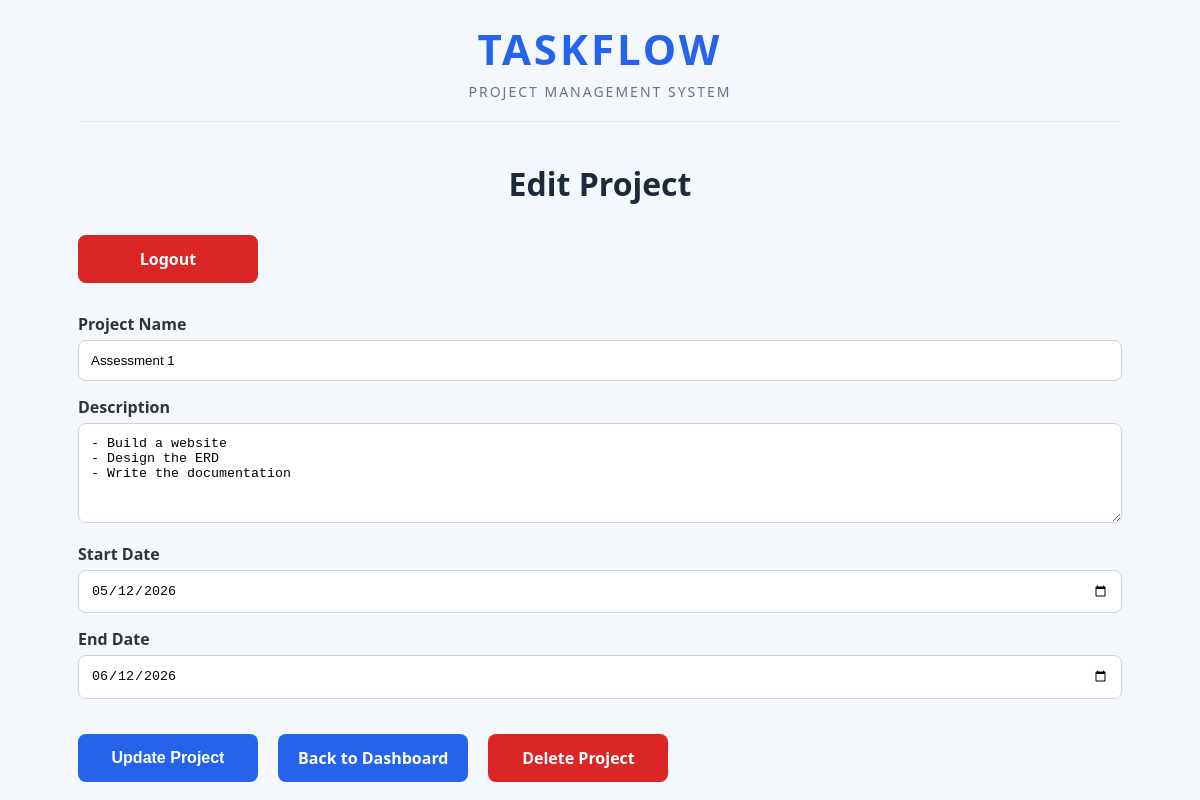
Screenshot of /edit_project.php?id=2 (signed in) with the database file from the repository.
### tables this page shows
CREATE TABLE `projects` (
  `project_id` int(11) NOT NULL,
  `project_name` varchar(255) NOT NULL,
  `description` text DEFAULT NULL,
  `start_date` date DEFAULT NULL,
  `end_date` date DEFAULT NULL,
  `status` enum('Not Started','In Progress','Completed') DEFAULT 'Not Started',
  `user_id` int(11) NOT NULL
);

### edit_project.php (the view, shortened to what this page needs)
<?php
include("db.php");
$project_id = $_GET['id'];
$sql = "SELECT * FROM projects
        WHERE project_id='$project_id'";
$result = mysqli_query($conn, $sql);
$project = mysqli_fetch_assoc($result);
?>
<!DOCTYPE html>
<html>
<head>
    <link rel="stylesheet" href="style.css?v=<?php echo time(); ?>">
</head>
<body>
<div class="container">
    <div class="app-header">
        <div>
            <a href="dashboard.php" class="brand-logo">
                TASKFLOW
            </a>
            <div class="brand-subtitle">
                Project Management System
            </div>
        </div>
    </div>
    <h1>Edit Project</h1>
    <div class="top-buttons">
        <a href="logout.php" class="btn logout-btn">
            Logout
        </a>
    </div>
    <form method="POST">
        <label>Project Name</label>
        <input type="text"
               name="project_name"
               value="<?php echo $project['project_name']; ?>"
               required>
        <label>Description</label>
        <textarea name="description"><?php echo $project['description']; ?></textarea>
        <label>Start Date</label>
        <input type="date"
               name="start_date"
               value="<?php echo $project['start_date']; ?>">
        <label>End Date</label>
        <input type="date"
               name="end_date"
               value="<?php echo $project['end_date']; ?>">
        <div class="button-group">
            <input type="submit"
                   name="update"
                   value="Update Project">
            <a href="dashboard.php" class="btn">
                Back to Dashboard
            </a>
            <a href="delete_project.php?id=<?php echo $project_id; ?>"
               class="btn logout-btn"
               onclick="return confirm('Delete this project and all tasks?')">
                Delete Project
            </a>
        </div>
    </form>
</div>
</body>
</html>

### style.css (style rules this page uses)
body { font-family:'Segoe UI', Tahoma, Geneva, Verdana, sans-serif; background:#f4f7fc; margin:0; padding:20px; color:#333; }
.container { width:90%; max-width:1200px; margin:auto; }
h1 { text-align:center; color:#1e293b; margin-bottom:30px; }
.app-header { display:flex; justify-content:space-between; align-items:center; margin-bottom:40px; padding-bottom:20px; border-bottom:1px solid #e2e8f0; }
.app-header > div { flex:1; text-align:center; }
.brand-logo { display:block; text-decoration:none; font-size:42px; font-weight:800; color:#2563eb; letter-spacing:3px; }
.brand-subtitle { color:#64748b; font-size:14px; text-transform:uppercase; letter-spacing:2px; margin-top:5px; }
.top-buttons { display:flex; gap:10px; flex-wrap:wrap; margin-bottom:30px; }
.btn, input[type=submit] { display:inline-flex; align-items:center; justify-content:center; min-width:180px; height:48px; padding:0 20px; border-radius:8px; background:#2563eb; color:white; font-weight:bold; font-size:16px; text-decoration:none; text-align:center; border:none; cursor:pointer; appearance:none; margin-right:10px; transition:0.3s; box-sizing:border-box; line-height:1; vertical-align:middle; }
.logout-btn { background:#dc2626; }
form { width:100%; margin-top:20px; }
label { font-weight:bold; }
input[type=text], input[type=email], input[type=password], input[type=date], select, textarea { width:100%; padding:12px; margin-top:5px; margin-bottom:15px; border:1px solid #d1d5db; border-radius:8px; box-sizing:border-box; }
textarea { min-height:100px; resize:vertical; }
.button-group { display:flex; gap:10px; align-items:center; flex-wrap:wrap; margin-top:20px; }

### rows the page displays
projects: project_name "Assessment 1", description "- Build a website - Design the ERD - Write the documentation", start_date "05/12/2026", end_date "06/12/2026"
